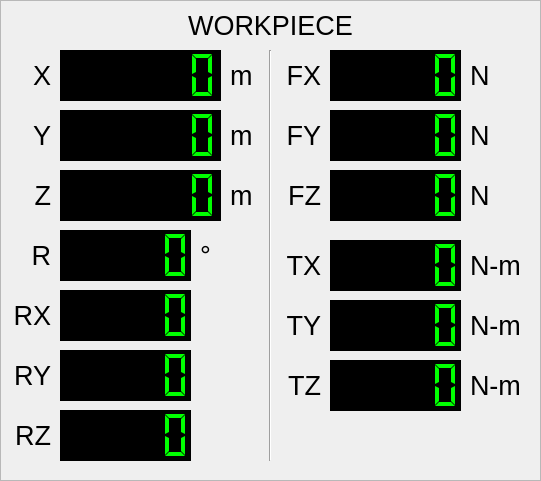
   <widget class="QFrame" name="frame_2">
    <property name="geometry">
     <rect>
      <x>590</x>
      <y>20</y>
      <width>541</width>
      <height>481</height>
     </rect>
    </property>
    <property name="frameShape">
     <enum>QFrame::StyledPanel</enum>
    </property>
    <property name="frameShadow">
     <enum>QFrame::Sunken</enum>
    </property>
    <widget class="QLabel" name="label_25">
     <property name="geometry">
      <rect>
       <x>0</x>
       <y>0</y>
       <width>541</width>
       <height>51</height>
      </rect>
     </property>
     <property name="font">
      <font>
       <pointsize>20</pointsize>
       <weight>50</weight>
       <bold>false</bold>
      </font>
     </property>
     <property name="text">
      <string>WORKPIECE</string>
     </property>
     <property name="alignment">
      <set>Qt::AlignCenter</set>
     </property>
    </widget>
    <widget class="QLabel" name="label_26">
     <property name="geometry">
      <rect>
       <x>10</x>
       <y>230</y>
       <width>41</width>
       <height>51</height>
      </rect>
     </property>
     <property name="font">
      <font>
       <pointsize>20</pointsize>
       <weight>50</weight>
       <bold>false</bold>
      </font>
     </property>
     <property name="text">
      <string>R</string>
     </property>
     <property name="alignment">
      <set>Qt::AlignRight|Qt::AlignTrailing|Qt::AlignVCenter</set>
     </property>
    </widget>
    <widget class="QLCDNumber" name="wp_r">
     <property name="geometry">
      <rect>
       <x>60</x>
       <y>230</y>
       <width>131</width>
       <height>51</height>
      </rect>
     </property>
     <property name="styleSheet">
      <string notr="true">background-color: black;
color: rgb(0, 255, 0);</string>
     </property>
     <property name="segmentStyle">
      <enum>QLCDNumber::Flat</enum>
     </property>
     <property name="value" stdset="0">
      <double>0.000000000000000</double>
     </property>
    </widget>
    <widget class="QLabel" name="label_27">
     <property name="geometry">
      <rect>
       <x>200</x>
       <y>230</y>
       <width>31</width>
       <height>51</height>
      </rect>
     </property>
     <property name="font">
      <font>
       <pointsize>20</pointsize>
       <weight>50</weight>
       <bold>false</bold>
      </font>
     </property>
     <property name="text">
      <string>°</string>
     </property>
     <property name="alignment">
      <set>Qt::AlignLeading|Qt::AlignLeft|Qt::AlignVCenter</set>
     </property>
    </widget>
    <widget class="QLCDNumber" name="wp_x">
     <property name="geometry">
      <rect>
       <x>60</x>
       <y>50</y>
       <width>161</width>
       <height>51</height>
      </rect>
     </property>
     <property name="acceptDrops">
      <bool>false</bool>
     </property>
     <property name="layoutDirection">
      <enum>Qt::LeftToRight</enum>
     </property>
     <property name="styleSheet">
      <string notr="true">background-color: black;
color: rgb(0, 255, 0);</string>
     </property>
     <property name="frameShape">
      <enum>QFrame::Box</enum>
     </property>
     <property name="smallDecimalPoint">
      <bool>false</bool>
     </property>
     <property name="digitCount">
      <number>6</number>
     </property>
     <property name="mode">
      <enum>QLCDNumber::Dec</enum>
     </property>
     <property name="segmentStyle">
      <enum>QLCDNumber::Flat</enum>
     </property>
     <property name="value" stdset="0">
      <double>0.000000000000000</double>
     </property>
    </widget>
    <widget class="QLabel" name="label_28">
     <property name="geometry">
      <rect>
       <x>230</x>
       <y>50</y>
       <width>41</width>
       <height>51</height>
      </rect>
     </property>
     <property name="font">
      <font>
       <pointsize>20</pointsize>
       <weight>50</weight>
       <bold>false</bold>
      </font>
     </property>
     <property name="text">
      <string>m</string>
     </property>
     <property name="alignment">
      <set>Qt::AlignLeading|Qt::AlignLeft|Qt::AlignVCenter</set>
     </property>
    </widget>
    <widget class="QLabel" name="label_29">
     <property name="geometry">
      <rect>
       <x>10</x>
       <y>50</y>
       <width>41</width>
       <height>51</height>
      </rect>
     </property>
     <property name="font">
      <font>
       <pointsize>20</pointsize>
       <weight>50</weight>
       <bold>false</bold>
      </font>
     </property>
     <property name="text">
      <string>X</string>
     </property>
     <property name="alignment">
      <set>Qt::AlignRight|Qt::AlignTrailing|Qt::AlignVCenter</set>
     </property>
    </widget>
    <widget class="QLabel" name="label_30">
     <property name="geometry">
      <rect>
       <x>10</x>
       <y>110</y>
       <width>41</width>
       <height>51</height>
      </rect>
     </property>
     <property name="font">
      <font>
       <pointsize>20</pointsize>
       <weight>50</weight>
       <bold>false</bold>
      </font>
     </property>
     <property name="text">
      <string>Y</string>
     </property>
     <property name="alignment">
      <set>Qt::AlignRight|Qt::AlignTrailing|Qt::AlignVCenter</set>
     </property>
    </widget>
    <widget class="QLabel" name="label_31">
     <property name="geometry">
      <rect>
       <x>10</x>
       <y>170</y>
       <width>41</width>
       <height>51</height>
      </rect>
     </property>
     <property name="font">
      <font>
       <pointsize>20</pointsize>
       <weight>50</weight>
       <bold>false</bold>
      </font>
     </property>
     <property name="text">
      <string>Z</string>
     </property>
     <property name="alignment">
      <set>Qt::AlignRight|Qt::AlignTrailing|Qt::AlignVCenter</set>
     </property>
    </widget>
    <widget class="QLCDNumber" name="wp_rx">
     <property name="geometry">
      <rect>
       <x>60</x>
       <y>290</y>
       <width>131</width>
       <height>51</height>
      </rect>
     </property>
     <property name="styleSheet">
      <string notr="true">background-color: black;
color: rgb(0, 255, 0);</string>
     </property>
     <property name="segmentStyle">
      <enum>QLCDNumber::Flat</enum>
     </property>
     <property name="value" stdset="0">
      <double>0.000000000000000</double>
     </property>
    </widget>
    <widget class="QLCDNumber" name="wp_y">
     <property name="geometry">
      <rect>
       <x>60</x>
       <y>110</y>
       <width>161</width>
       <height>51</height>
      </rect>
     </property>
     <property name="layoutDirection">
      <enum>Qt::LeftToRight</enum>
     </property>
     <property name="styleSheet">
      <string notr="true">background-color: black;
color: rgb(0, 255, 0);</string>
     </property>
     <property name="digitCount">
      <number>6</number>
     </property>
     <property name="mode">
      <enum>QLCDNumber::Dec</enum>
     </property>
     <property name="segmentStyle">
      <enum>QLCDNumber::Flat</enum>
     </property>
     <property name="value" stdset="0">
      <double>0.000000000000000</double>
     </property>
    </widget>
    <widget class="QLCDNumber" name="wp_z">
     <property name="geometry">
      <rect>
       <x>60</x>
       <y>170</y>
       <width>161</width>
       <height>51</height>
      </rect>
     </property>
     <property name="styleSheet">
      <string notr="true">background-color: black;
color: rgb(0, 255, 0);</string>
     </property>
     <property name="digitCount">
      <number>6</number>
     </property>
     <property name="segmentStyle">
      <enum>QLCDNumber::Flat</enum>
     </property>
     <property name="value" stdset="0">
      <double>0.000000000000000</double>
     </property>
    </widget>
    <widget class="QLabel" name="label_32">
     <property name="geometry">
      <rect>
       <x>230</x>
       <y>170</y>
       <width>41</width>
       <height>51</height>
      </rect>
     </property>
     <property name="font">
      <font>
       <pointsize>20</pointsize>
       <weight>50</weight>
       <bold>false</bold>
      </font>
     </property>
     <property name="text">
      <string>m</string>
     </property>
     <property name="alignment">
      <set>Qt::AlignLeading|Qt::AlignLeft|Qt::AlignVCenter</set>
     </property>
    </widget>
    <widget class="QLabel" name="label_33">
     <property name="geometry">
      <rect>
       <x>230</x>
       <y>110</y>
       <width>41</width>
       <height>51</height>
      </rect>
     </property>
     <property name="font">
      <font>
       <pointsize>20</pointsize>
       <weight>50</weight>
       <bold>false</bold>
      </font>
     </property>
     <property name="text">
      <string>m</string>
     </property>
     <property name="alignment">
      <set>Qt::AlignLeading|Qt::AlignLeft|Qt::AlignVCenter</set>
     </property>
    </widget>
    <widget class="QLabel" name="label_34">
     <property name="geometry">
      <rect>
       <x>10</x>
       <y>290</y>
       <width>41</width>
       <height>51</height>
      </rect>
     </property>
     <property name="font">
      <font>
       <pointsize>20</pointsize>
       <weight>50</weight>
       <bold>false</bold>
      </font>
     </property>
     <property name="text">
      <string>RX</string>
     </property>
     <property name="alignment">
      <set>Qt::AlignRight|Qt::AlignTrailing|Qt::AlignVCenter</set>
     </property>
    </widget>
    <widget class="QLabel" name="label_35">
     <property name="geometry">
      <rect>
       <x>10</x>
       <y>350</y>
       <width>41</width>
       <height>51</height>
      </rect>
     </property>
     <property name="font">
      <font>
       <pointsize>20</pointsize>
       <weight>50</weight>
       <bold>false</bold>
      </font>
     </property>
     <property name="text">
      <string>RY</string>
     </property>
     <property name="alignment">
      <set>Qt::AlignRight|Qt::AlignTrailing|Qt::AlignVCenter</set>
     </property>
    </widget>
    <widget class="QLabel" name="label_36">
     <property name="geometry">
      <rect>
       <x>10</x>
       <y>410</y>
       <width>41</width>
       <height>51</height>
      </rect>
     </property>
     <property name="font">
      <font>
       <pointsize>20</pointsize>
       <weight>50</weight>
       <bold>false</bold>
      </font>
     </property>
     <property name="text">
      <string>RZ</string>
     </property>
     <property name="alignment">
      <set>Qt::AlignRight|Qt::AlignTrailing|Qt::AlignVCenter</set>
     </property>
    </widget>
    <widget class="QLCDNumber" name="wp_ry">
     <property name="geometry">
      <rect>
       <x>60</x>
       <y>350</y>
       <width>131</width>
       <height>51</height>
      </rect>
     </property>
     <property name="styleSheet">
      <string notr="true">background-color: black;
color: rgb(0, 255, 0);</string>
     </property>
     <property name="segmentStyle">
      <enum>QLCDNumber::Flat</enum>
     </property>
     <property name="value" stdset="0">
      <double>0.000000000000000</double>
     </property>
    </widget>
    <widget class="QLCDNumber" name="wp_rz">
     <property name="geometry">
      <rect>
       <x>60</x>
       <y>410</y>
       <width>131</width>
       <height>51</height>
      </rect>
     </property>
     <property name="styleSheet">
      <string notr="true">background-color: black;
color: rgb(0, 255, 0);</string>
     </property>
     <property name="segmentStyle">
      <enum>QLCDNumber::Flat</enum>
     </property>
     <property name="value" stdset="0">
      <double>0.000000000000000</double>
     </property>
    </widget>
    <widget class="QLCDNumber" name="lcdNumber_21">
     <property name="geometry">
      <rect>
       <x>330</x>
       <y>50</y>
       <width>131</width>
       <height>51</height>
      </rect>
     </property>
     <property name="acceptDrops">
      <bool>false</bool>
     </property>
     <property name="layoutDirection">
      <enum>Qt::LeftToRight</enum>
     </property>
     <property name="styleSheet">
      <string notr="true">background-color: black;
color: rgb(0, 255, 0);</string>
     </property>
     <property name="frameShape">
      <enum>QFrame::Box</enum>
     </property>
     <property name="smallDecimalPoint">
      <bool>false</bool>
     </property>
     <property name="digitCount">
      <number>5</number>
     </property>
     <property name="mode">
      <enum>QLCDNumber::Dec</enum>
     </property>
     <property name="segmentStyle">
      <enum>QLCDNumber::Flat</enum>
     </property>
     <property name="value" stdset="0">
      <double>0.000000000000000</double>
     </property>
    </widget>
    <widget class="QLabel" name="label_37">
     <property name="geometry">
      <rect>
       <x>280</x>
       <y>50</y>
       <width>41</width>
       <height>51</height>
      </rect>
     </property>
     <property name="font">
      <font>
       <pointsize>20</pointsize>
       <weight>50</weight>
       <bold>false</bold>
      </font>
     </property>
     <property name="text">
      <string>FX</string>
     </property>
     <property name="alignment">
      <set>Qt::AlignRight|Qt::AlignTrailing|Qt::AlignVCenter</set>
     </property>
    </widget>
    <widget class="QLabel" name="label_38">
     <property name="geometry">
      <rect>
       <x>470</x>
       <y>50</y>
       <width>41</width>
       <height>51</height>
      </rect>
     </property>
     <property name="font">
      <font>
       <pointsize>20</pointsize>
       <weight>50</weight>
       <bold>false</bold>
      </font>
     </property>
     <property name="text">
      <string>N</string>
     </property>
     <property name="alignment">
      <set>Qt::AlignLeading|Qt::AlignLeft|Qt::AlignVCenter</set>
     </property>
    </widget>
    <widget class="QLabel" name="label_39">
     <property name="geometry">
      <rect>
       <x>280</x>
       <y>110</y>
       <width>41</width>
       <height>51</height>
      </rect>
     </property>
     <property name="font">
      <font>
       <pointsize>20</pointsize>
       <weight>50</weight>
       <bold>false</bold>
      </font>
     </property>
     <property name="text">
      <string>FY</string>
     </property>
     <property name="alignment">
      <set>Qt::AlignRight|Qt::AlignTrailing|Qt::AlignVCenter</set>
     </property>
    </widget>
    <widget class="QLCDNumber" name="lcdNumber_22">
     <property name="geometry">
      <rect>
       <x>330</x>
       <y>110</y>
       <width>131</width>
       <height>51</height>
      </rect>
     </property>
     <property name="acceptDrops">
      <bool>false</bool>
     </property>
     <property name="layoutDirection">
      <enum>Qt::LeftToRight</enum>
     </property>
     <property name="styleSheet">
      <string notr="true">background-color: black;
color: rgb(0, 255, 0);</string>
     </property>
     <property name="frameShape">
      <enum>QFrame::Box</enum>
     </property>
     <property name="smallDecimalPoint">
      <bool>false</bool>
     </property>
     <property name="digitCount">
      <number>5</number>
     </property>
     <property name="mode">
      <enum>QLCDNumber::Dec</enum>
     </property>
     <property name="segmentStyle">
      <enum>QLCDNumber::Flat</enum>
     </property>
     <property name="value" stdset="0">
      <double>0.000000000000000</double>
     </property>
    </widget>
    <widget class="QLabel" name="label_40">
     <property name="geometry">
      <rect>
       <x>470</x>
       <y>110</y>
       <width>41</width>
       <height>51</height>
      </rect>
     </property>
     <property name="font">
      <font>
       <pointsize>20</pointsize>
       <weight>50</weight>
       <bold>false</bold>
      </font>
     </property>
     <property name="text">
      <string>N</string>
     </property>
     <property name="alignment">
      <set>Qt::AlignLeading|Qt::AlignLeft|Qt::AlignVCenter</set>
     </property>
    </widget>
    <widget class="QLabel" name="label_41">
     <property name="geometry">
      <rect>
       <x>280</x>
       <y>170</y>
       <width>41</width>
       <height>51</height>
      </rect>
     </property>
     <property name="font">
      <font>
       <pointsize>20</pointsize>
       <weight>50</weight>
       <bold>false</bold>
      </font>
     </property>
     <property name="text">
      <string>FZ</string>
     </property>
     <property name="alignment">
      <set>Qt::AlignRight|Qt::AlignTrailing|Qt::AlignVCenter</set>
     </property>
    </widget>
    <widget class="QLCDNumber" name="lcdNumber_23">
     <property name="geometry">
      <rect>
       <x>330</x>
       <y>170</y>
       <width>131</width>
       <height>51</height>
      </rect>
     </property>
     <property name="acceptDrops">
      <bool>false</bool>
     </property>
     <property name="layoutDirection">
      <enum>Qt::LeftToRight</enum>
     </property>
     <property name="styleSheet">
      <string notr="true">background-color: black;
color: rgb(0, 255, 0);</string>
     </property>
     <property name="frameShape">
      <enum>QFrame::Box</enum>
     </property>
     <property name="smallDecimalPoint">
      <bool>false</bool>
     </property>
     <property name="digitCount">
      <number>5</number>
     </property>
     <property name="mode">
      <enum>QLCDNumber::Dec</enum>
     </property>
     <property name="segmentStyle">
      <enum>QLCDNumber::Flat</enum>
     </property>
     <property name="value" stdset="0">
      <double>0.000000000000000</double>
     </property>
    </widget>
    <widget class="QLabel" name="label_42">
     <property name="geometry">
      <rect>
       <x>470</x>
       <y>170</y>
       <width>41</width>
       <height>51</height>
      </rect>
     </property>
     <property name="font">
      <font>
       <pointsize>20</pointsize>
       <weight>50</weight>
       <bold>false</bold>
      </font>
     </property>
     <property name="text">
      <string>N</string>
     </property>
     <property name="alignment">
      <set>Qt::AlignLeading|Qt::AlignLeft|Qt::AlignVCenter</set>
     </property>
    </widget>
    <widget class="QLabel" name="label_43">
     <property name="geometry">
      <rect>
       <x>280</x>
       <y>240</y>
       <width>41</width>
       <height>51</height>
      </rect>
     </property>
     <property name="font">
      <font>
       <pointsize>20</pointsize>
       <weight>50</weight>
       <bold>false</bold>
      </font>
     </property>
     <property name="text">
      <string>TX</string>
     </property>
     <property name="alignment">
      <set>Qt::AlignRight|Qt::AlignTrailing|Qt::AlignVCenter</set>
     </property>
    </widget>
    <widget class="QLCDNumber" name="lcdNumber_24">
     <property name="geometry">
      <rect>
       <x>330</x>
       <y>240</y>
       <width>131</width>
       <height>51</height>
      </rect>
     </property>
     <property name="acceptDrops">
      <bool>false</bool>
     </property>
     <property name="layoutDirection">
      <enum>Qt::LeftToRight</enum>
     </property>
     <property name="styleSheet">
      <string notr="true">background-color: black;
color: rgb(0, 255, 0);</string>
     </property>
     <property name="frameShape">
      <enum>QFrame::Box</enum>
     </property>
     <property name="smallDecimalPoint">
      <bool>false</bool>
     </property>
     <property name="digitCount">
      <number>5</number>
     </property>
     <property name="mode">
      <enum>QLCDNumber::Dec</enum>
     </property>
     <property name="segmentStyle">
      <enum>QLCDNumber::Flat</enum>
     </property>
     <property name="value" stdset="0">
      <double>0.000000000000000</double>
     </property>
    </widget>
    <widget class="QLabel" name="label_44">
     <property name="geometry">
      <rect>
       <x>470</x>
       <y>240</y>
       <width>51</width>
       <height>51</height>
      </rect>
     </property>
     <property name="font">
      <font>
       <pointsize>20</pointsize>
       <weight>50</weight>
       <bold>false</bold>
      </font>
     </property>
     <property name="text">
      <string>N-m</string>
     </property>
     <property name="alignment">
      <set>Qt::AlignLeading|Qt::AlignLeft|Qt::AlignVCenter</set>
     </property>
    </widget>
    <widget class="QLabel" name="label_45">
     <property name="geometry">
      <rect>
       <x>280</x>
       <y>300</y>
       <width>41</width>
       <height>51</height>
      </rect>
     </property>
     <property name="font">
      <font>
       <pointsize>20</pointsize>
       <weight>50</weight>
       <bold>false</bold>
      </font>
     </property>
     <property name="text">
      <string>TY</string>
     </property>
     <property name="alignment">
      <set>Qt::AlignRight|Qt::AlignTrailing|Qt::AlignVCenter</set>
     </property>
    </widget>
    <widget class="QLCDNumber" name="lcdNumber_25">
     <property name="geometry">
      <rect>
       <x>330</x>
       <y>300</y>
       <width>131</width>
       <height>51</height>
      </rect>
     </property>
     <property name="acceptDrops">
      <bool>false</bool>
     </property>
     <property name="layoutDirection">
      <enum>Qt::LeftToRight</enum>
     </property>
     <property name="styleSheet">
      <string notr="true">background-color: black;
color: rgb(0, 255, 0);</string>
     </property>
     <property name="frameShape">
      <enum>QFrame::Box</enum>
     </property>
     <property name="smallDecimalPoint">
      <bool>false</bool>
     </property>
     <property name="digitCount">
      <number>5</number>
     </property>
     <property name="mode">
      <enum>QLCDNumber::Dec</enum>
     </property>
     <property name="segmentStyle">
      <enum>QLCDNumber::Flat</enum>
     </property>
     <property name="value" stdset="0">
      <double>0.000000000000000</double>
     </property>
    </widget>
    <widget class="QLabel" name="label_46">
     <property name="geometry">
      <rect>
       <x>470</x>
       <y>300</y>
       <width>51</width>
       <height>51</height>
      </rect>
     </property>
     <property name="font">
      <font>
       <pointsize>20</pointsize>
       <weight>50</weight>
       <bold>false</bold>
      </font>
     </property>
     <property name="text">
      <string>N-m</string>
     </property>
     <property name="alignment">
      <set>Qt::AlignLeading|Qt::AlignLeft|Qt::AlignVCenter</set>
     </property>
    </widget>
    <widget class="QLabel" name="label_47">
     <property name="geometry">
      <rect>
       <x>280</x>
       <y>360</y>
       <width>41</width>
       <height>51</height>
      </rect>
     </property>
     <property name="font">
      <font>
       <pointsize>20</pointsize>
       <weight>50</weight>
       <bold>false</bold>
      </font>
     </property>
     <property name="text">
      <string>TZ</string>
     </property>
     <property name="alignment">
      <set>Qt::AlignRight|Qt::AlignTrailing|Qt::AlignVCenter</set>
     </property>
    </widget>
    <widget class="QLCDNumber" name="lcdNumber_26">
     <property name="geometry">
      <rect>
       <x>330</x>
       <y>360</y>
       <width>131</width>
       <height>51</height>
      </rect>
     </property>
     <property name="acceptDrops">
      <bool>false</bool>
     </property>
     <property name="layoutDirection">
      <enum>Qt::LeftToRight</enum>
     </property>
     <property name="styleSheet">
      <string notr="true">background-color: black;
color: rgb(0, 255, 0);</string>
     </property>
     <property name="frameShape">
      <enum>QFrame::Box</enum>
     </property>
     <property name="smallDecimalPoint">
      <bool>false</bool>
     </property>
     <property name="digitCount">
      <number>5</number>
     </property>
     <property name="mode">
      <enum>QLCDNumber::Dec</enum>
     </property>
     <property name="segmentStyle">
      <enum>QLCDNumber::Flat</enum>
     </property>
     <property name="value" stdset="0">
      <double>0.000000000000000</double>
     </property>
    </widget>
    <widget class="QLabel" name="label_48">
     <property name="geometry">
      <rect>
       <x>470</x>
       <y>360</y>
       <width>51</width>
       <height>51</height>
      </rect>
     </property>
     <property name="font">
      <font>
       <pointsize>20</pointsize>
       <weight>50</weight>
       <bold>false</bold>
      </font>
     </property>
     <property name="text">
      <string>N-m</string>
     </property>
     <property name="alignment">
      <set>Qt::AlignLeading|Qt::AlignLeft|Qt::AlignVCenter</set>
     </property>
    </widget>
    <widget class="Line" name="line_2">
     <property name="geometry">
      <rect>
       <x>260</x>
       <y>50</y>
       <width>20</width>
       <height>411</height>
      </rect>
     </property>
     <property name="orientation">
      <enum>Qt::Vertical</enum>
     </property>
    </widget>
   </widget>
